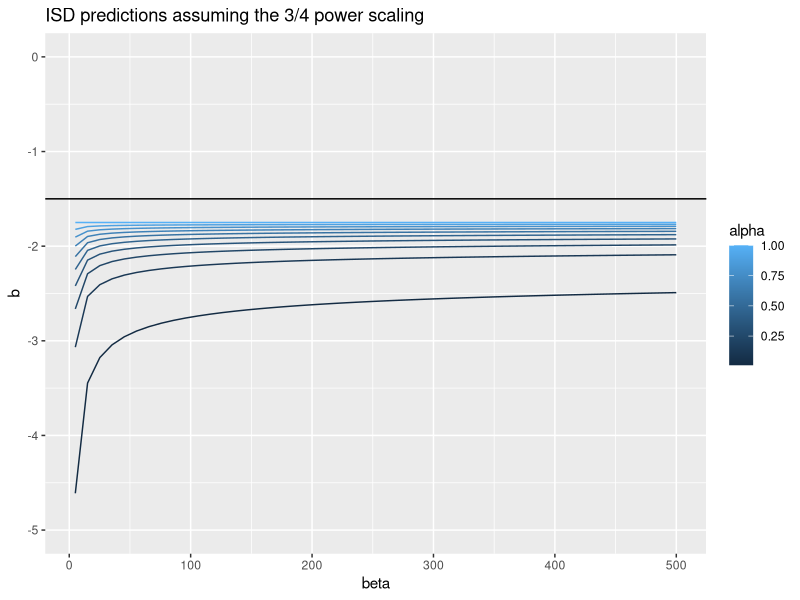
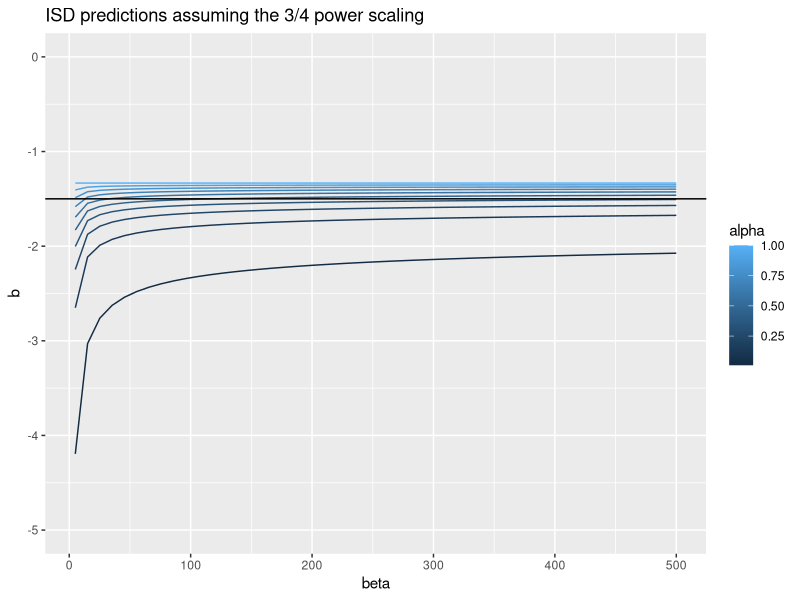

Reproduce these figures in R, in order.
## ---- chunk 1
knitr::opts_chunk$set(
	echo = FALSE,
	message = FALSE,
	warning = FALSE
)
library(tidyverse)
## ---- chunk 2
alpha = seq(0.01,1, length.out = 10)
beta = seq(5, 500, length.out = 50)


simulations = tibble(alpha = alpha) %>% 
  expand_grid(beta = beta) %>% 
  mutate(b = (log(alpha)/log(beta)) - 3/4 - 1)


simulations %>% 
  ggplot(aes(x = beta, y = b, color = alpha)) + 
  geom_line(aes(group = alpha)) +
  ylim(-5, 0) +
  geom_hline(yintercept = -1.5) +
  labs(title = "ISD predictions assuming the 3/4 power scaling")
## ---- chunk 3
alpha = seq(0.01,1, length.out = 10)
beta = seq(5, 500, length.out = 50)


simulations = tibble(alpha = alpha) %>% 
  expand_grid(beta = beta) %>% 
  mutate(b = (log(alpha)/log(beta)) - 1/3 - 1)


simulations %>% 
  ggplot(aes(x = beta, y = b, color = alpha)) + 
  geom_line(aes(group = alpha)) +
  ylim(-5, 0) +
  geom_hline(yintercept = -1.5) +
  labs(title = "ISD predictions assuming the 3/4 power scaling")
